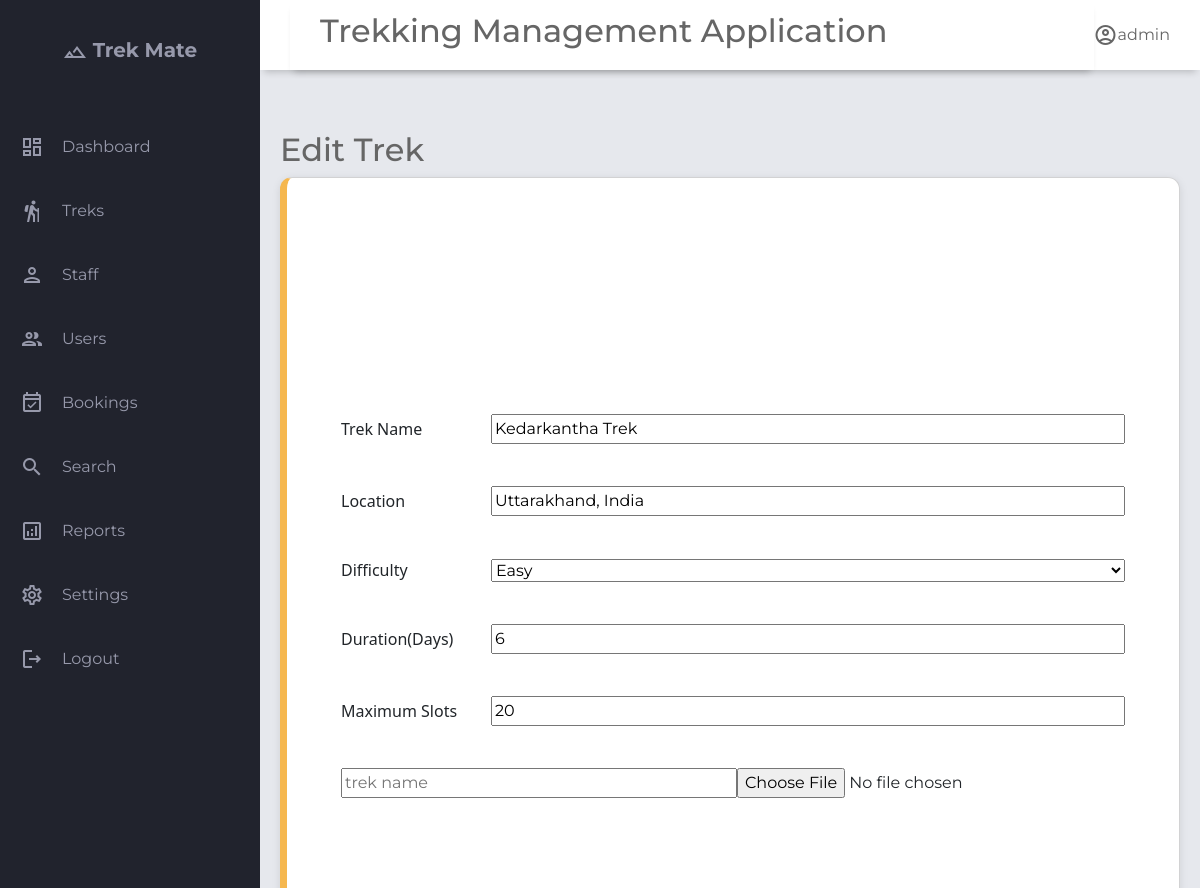
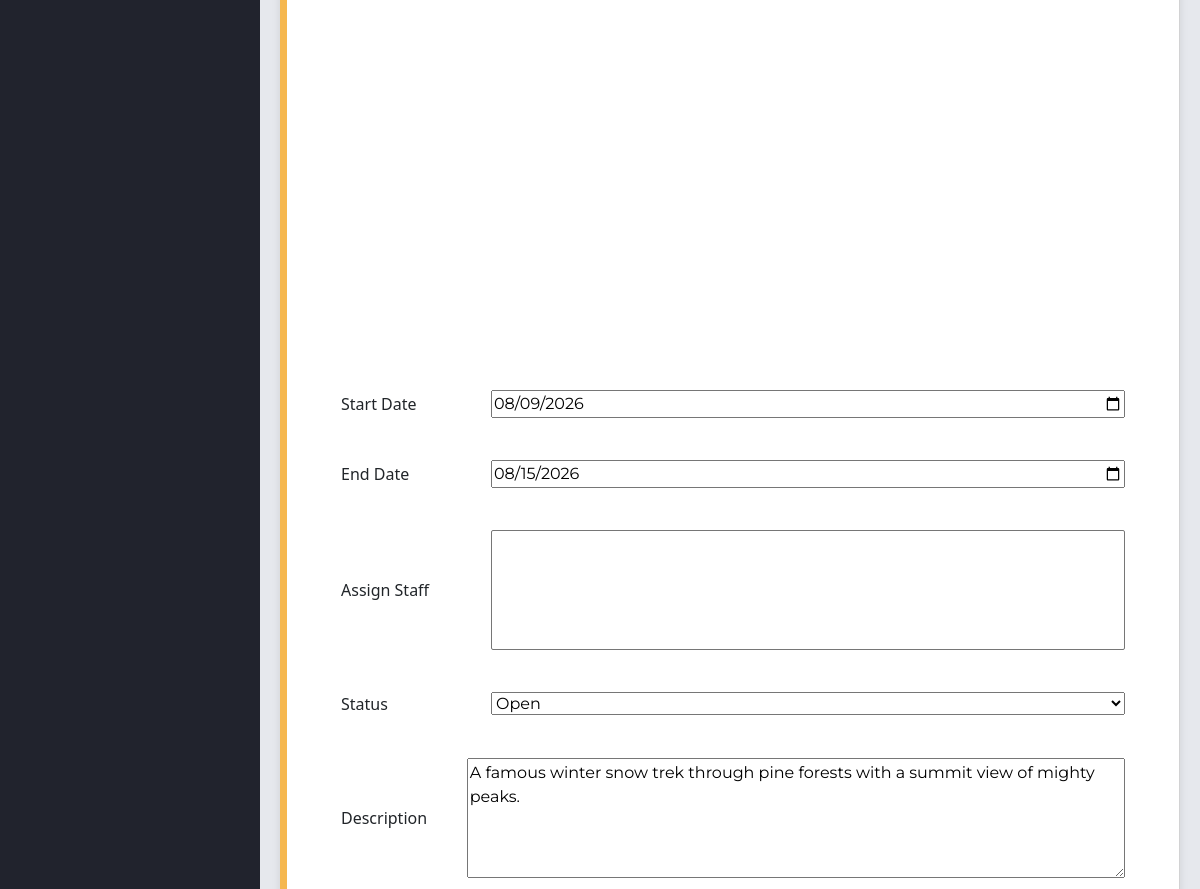
/update/1/trek, run on the app's committed database (2 pictures, top to bottom).
### application/models.py (models this page shows)
class User(db.Model):
    __tablename__='user'
    id= db.Column(db.Integer, primary_key=True)
    username=db.Column(db.String(),unique=True,nullable=False)
    email=db.Column(db.String(),unique=True,nullable=False)
    password=db.Column(db.String(),nullable=False)
    full_name        = db.Column(db.String(), nullable=True)
    phone            = db.Column(db.String(), nullable=True)
    role=db.Column(Enum('admin','trek staff','trekker',name='user_role'),nullable=False,default='trekker')# admin | trek staff | trekker
    is_blacklisted=db.Column(db.Boolean,default=False)
    blacklist_reason=db.Column(db.Text,nullable=True)
    is_active=db.Column(db.Boolean,default=True)
    created_at       = db.Column(db.DateTime, default=db.func.now())
    updated_at       = db.Column(db.DateTime, onupdate=db.func.now())
    bookings=db.relationship('Booking',lazy=True, back_populates='user',cascade="all, delete-orphan") #all → apply operations like save, update, delete to the related bookings.
    staff_profile=db.relationship('Staff_profile',lazy=True,uselist=False,back_populates='user') #uselist= False means One-to-one (single object) while default it is one-to-many

class Trek(db.Model):
    __tablename__='trek'
    id              = db.Column(db.Integer, primary_key=True)
    name            = db.Column(db.String(), nullable=False)
    description     = db.Column(db.Text, nullable=True)
    location        = db.Column(db.String(), nullable=True)
    difficulty      = db.Column(db.String(), nullable=False, default='moderate')  # easy | moderate | hard
    duration_days   = db.Column(db.Integer, nullable=False)
    start_date      = db.Column(db.DateTime, nullable=True)
    end_date        = db.Column(db.DateTime, nullable=True)
    max_slots       = db.Column(db.Integer, nullable=False, default=20)
    available_slots = db.Column(db.Integer, nullable=False, default=20)
    price           = db.Column(db.Numeric, nullable=False, default=0.0)
    status          = db.Column(Enum('open','closed',name='trek_status'),nullable=False, default='pending')
    trek_progress   = db.Column(Enum('upcoming','started','completed',name="trek_progress"),default='upcoming')
    created_at      = db.Column(db.DateTime, default=db.func.now())
    updated_at      = db.Column(db.DateTime, onupdate=db.func.now())
    image           = db.Column(db.String(200))
    assigned_staffs=db.relationship('Staff_profile',secondary='trek_staff_assignment',lazy=True,back_populates='assigned_treks')#many to many relationship
    bookings=db.relationship('Booking',back_populates='trek',lazy=True,cascade="all, delete-orphan")#one to many relationship as one trek can have multiple bookings but not other side, as one booking can belong to a single trek

### application/controller.py (the view, shortened to what this page needs)
@app.route("/update/<int:trek_id>/trek",methods=['POST','GET'])
def update_trek(trek_id):
    trek=Trek.query.get(trek_id)
    user=User.query.filter_by(role='admin').first()
    staffs=Staff_profile.query.filter_by(approval_status='approved').all()
    if not trek:
        return render_template("not_found_t.html")
    return render_template("a_add_treks.html",trek=trek,staffs=staffs,user=user)

### templates/a_add_treks.html (shortened to what this page needs)
{% extends "base.html" %}
{% block header_title %}
{% if trek %}
Edit Trek
{% else %}
Add New Trek
{% endif %}
{% endblock %}
{% block content %}
<form action="{% if trek %} {{ url_for('update_trek',trek_id=trek.id) }} {% else %} {{ url_for('add_trek') }}{% endif %}" class="form-add-treks card p-4 mb-4 "
method="POST" enctype="multipart/form-data">
  <div class="left">
    <div class="l">
      <label for="name">Trek Name</label>
      <input type="text" id="name" name="tname" value="{{ trek.name if trek else '' }}" required>
    </div>
    <div class="l">
      <label for="loc">Location</label>
      <input type="text" name="loc" id="loc" value="{{ trek.location if trek else '' }}" required>
    </div>
    <div class="l">
      <label for="level">Difficulty</label>
      <select name="values" id="level" required>
        <option value="easy" {% if trek and trek.difficulty=='easy' %} selected {% endif %}>Easy</option>
      </select>
    </div>
    <div class="l">
      <label for="duration">Duration(Days)</label>
      <input type="number" id="duration" name="duration" value="{{ trek.duration_days if trek else '' }}" required>
    </div>
    <div class="l">
      <label for="slots">Maximum Slots</label>
      <input type="number" name="max slots" id="slots" value="{{ trek.max_slots if trek else '' }}" required>
    </div>
    <div class="l" style="display: flex;">
      <input type="text" name="trek_name" placeholder="trek name">
      <input type="file" name="trek_image" accept="image/*">
    </div>
  </div>
  <div class="right">
    <div class="r">
      <label for="date">Start Date</label>
      <input type="date" name="starttime" id="date" placeholder="dd/mm/yyyy" value="{{ trek.start_date.strftime('%Y-%m-%d') if trek and trek.start_date else '' }}" required>
    </div>
    <div class="r">
      <label for="endtime">End Date</label>
      <input type="date" name="endtime" id="endtime" placeholder="dd/mm/yyyy" value="{{ trek.end_date.strftime('%Y-%m-%d') if trek and trek.end_date else '' }}">
    </div>
    <div class="r">
      <label for="assign_staff">Assign Staff</label>
      <select name="staff_ids" id="assign_staff" multiple size="2" style="height: 120px; width: 100%;">
      </select>
    </div>
    <div class="r">
      <label for="status">Status</label>
      <select name="status" id="status" >
        <option value="open" {% if trek and trek.status=="open" %} selected {% endif %}>Open</option>
      </select>
    </div>
    <div class="r">
      <label for="message">Description</label>
      <textarea id="message" name="message" rows="4">{{ trek.description if trek else '' }}</textarea>
    </div>
  </div>
</form>
{% endblock %}

### templates/base.html (shortened to what this page needs)
<!DOCTYPE html>
<html lang="en">
<head>
    <link rel="stylesheet" href="https://cdn.jsdelivr.net/npm/bootstrap@5.3.8/dist/css/bootstrap.min.css">
    <link rel="stylesheet" href="{{ url_for('static',filename='style.css') }}">
</head>
<body>
    <div class="grid-container">
        <header class="header">
            <div class="header left">
                <h2>Trekking Management Application</h2>
            </div>
            <div class="header-right">
                <span class="material-icons-outlined">account_circle</span>{{user.username}}
            </div>
        </header>
        <aside id="sidebar">
            <div class="sidebar-title">
                <div class="sidebar-brand">
                    <span class="material-icons-outlined">filter_hdr</span> Trek Mate
                </div>
            </div>
            <ul class="sidebar-list">
                <li class="sidebar-list-item">
                    <span class="material-icons-outlined">dashboard</span> <a href="/admin">Dashboard</a>
                </li>
                <li class="sidebar-list-item">
                    <span class="material-icons-outlined">hiking</span> <a href="/admin/treks">Treks</a>
                </li>
                <li class="sidebar-list-item">
                    <span class="material-icons-outlined">person</span> <a href="/admin/staff">Staff</a>
                </li>
                <li class="sidebar-list-item">
                    <span class="material-icons-outlined">group</span> <a href="/admin/users">Users</a>
                </li>
                <li class="sidebar-list-item">
                    <span class="material-icons-outlined">event_available</span> <a href="/admin/bookings">Bookings</a>
                </li>
                <li class="sidebar-list-item">
                    <span class="material-icons-outlined">search</span> <a href="/admin/search">Search</a>
                </li>
                <li class="sidebar-list-item">
                    <span class="material-icons-outlined">analytics</span><a href="">Reports</a>
                </li>
                <li class="sidebar-list-item">
                    <span class="material-icons-outlined">settings</span><a href="">Settings</a>
                </li>
                <li class="sidebar-list-item">
                    <span class="material-icons-outlined">logout</span><a href="/login">Logout</a>
                </li>
            </ul>
        </aside>
        <main class="main-container">
            <div class="main-title">
                <div>
                    <h2>{% block header_title %}Dashboard{% endblock %}</h2>
                </div>
            </div>
            {% block content %}
            {% endblock %}
        </main>
    </div>
</body>
</html>

### static/style.css (style rules this page uses)
body { margin: 0; padding: 0; box-sizing: border-box; background-color: #e6e8ed; color: #666666; font-family: "Montserrat",sans-serif; }
.material-icons-outlined { vertical-align: middle; line-height: 1px; }
.grid-container { display: grid; grid-template-columns: 260px 1fr 1fr 1fr ; grid-template-rows: 0.2fr 3fr; grid-template-areas: "sidebar header header header" "sidebar main main main" ; height: 100vh; }
.header { grid-area: header; height: 70px; background-color: #ffffff; display: flex; align-items: center; justify-content: space-between; padding: 0 30px 0 30px; box-shadow: 0 6px 7px -4px rgba(0,0,0,0.2); }
#sidebar { grid-area: sidebar; height: 100%; background-color: #21232d; color: #9799ab; overflow-y: auto; transition: all 0.5s; }
.sidebar-title { display: flex; justify-content: center; align-items: center; padding: 20px 20px 20px 20px; margin-bottom: 30px; }
.sidebar-brand { margin-top: 15px; font-size: 20px; font-weight: 700; }
.sidebar-list { padding: 0; margin-top: 15px; list-style-type: none; width:100%; }
.sidebar-list-item { padding: 20px 20px 20px 20px; display: flex; align-items: center; width:100%; gap: 18px; border-radius:10px; transition:0.3s; }
.main-container { grid-area: main; overflow-y: auto; padding: 20px 20px; }
.main-title { display: flex; justify-content: space-between; align-items:center; }
.card { display: flex; flex-direction: column; justify-content: space-around; padding: 25px; background-color: #ffffff; box-sizing: border-box; border: 1px solid #d2d2d3; border-radius: 5px; box-shadow: 0 6px 7px -4px rgba(0,0,0,0.2); }
.card:nth-child(2) { border-left: 7px solid #f5b74f; }

### templates/base.html (style rules this page uses)
a { text-decoration: none; color: #9799ab; }

### templates/a_add_treks.html (style rules this page uses)
.form-add-treks { box-sizing: border-box; height: 100vh; display: flex; width: 100%; flex-direction: row; flex-wrap: wrap; align-items: center; justify-content: center; background: white; border-radius: 12px; padding: 25px; box-shadow: 0 2px 8px rgba(0, 0, 0, .1); position: relative; padding-bottom: 80px; }
.left, .right { flex: 1; }
.form-add-treks .left, .form-add-treks .right { height: 500px; }
.left .l { margin: 20px; padding: 10px; margin-bottom: 22px; }
.right .r { margin: 20px; padding: 10px; margin-bottom: 22px; }
.r { display: flex; align-items: center; margin-bottom: 10px; }
.r label { width: 150px; font-weight: 500; font-family: system-ui, -apple-system, BlinkMacSystemFont, 'Segoe UI', Roboto, Oxygen, Ubuntu, Cantarell, 'Open Sans', 'Helvetica Neue', sans-serif; }
.l { display: flex; align-items: center; margin-bottom: 10px; }
.l label { width: 150px; font-weight: 500; font-family: system-ui, -apple-system, BlinkMacSystemFont, 'Segoe UI', Roboto, Oxygen, Ubuntu, Cantarell, 'Open Sans', 'Helvetica Neue', sans-serif; }
.r input, .r select { flex: 1; }
.l input, .l select { flex: 1; }
textarea { width: 100%; min-height: 120px; }

### data on the page
User: username "admin"
Trek: tname "Kedarkantha Trek", loc "Uttarakhand, India", values "Easy", duration "6", max_slots "20", starttime "08/09/2026", endtime "08/15/2026", status "Open", message "A famous winter snow trek through pine forests with a summit view of mighty peaks."
